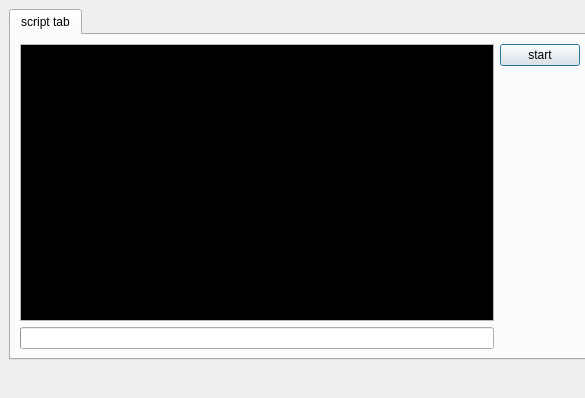
<?xml version="1.0" encoding="UTF-8"?>
<ui version="4.0">
 <class>Dialog</class>
 <widget class="QDialog" name="Dialog">
  <property name="geometry">
   <rect>
    <x>0</x>
    <y>0</y>
    <width>585</width>
    <height>398</height>
   </rect>
  </property>
  <property name="windowTitle">
   <string>dialog</string>
  </property>
  <widget class="QTabWidget" name="TabWidget">
   <property name="geometry">
    <rect>
     <x>9</x>
     <y>9</y>
     <width>582</width>
     <height>351</height>
    </rect>
   </property>
   <property name="currentIndex">
    <number>0</number>
   </property>
   <widget class="QWidget" name="tab">
    <property name="autoFillBackground">
     <bool>false</bool>
    </property>
    <property name="styleSheet">
     <string notr="true"/>
    </property>
    <attribute name="title">
     <string>script tab</string>
    </attribute>
    <layout class="QGridLayout" name="gridLayout" columnstretch="1,0">
     <item row="1" column="1">
      <spacer name="verticalSpacer">
       <property name="orientation">
        <enum>Qt::Vertical</enum>
       </property>
       <property name="sizeHint" stdset="0">
        <size>
         <width>20</width>
         <height>40</height>
        </size>
       </property>
      </spacer>
     </item>
     <item row="0" column="0" rowspan="2">
      <widget class="QTextEdit" name="TextEdit1">
       <property name="palette">
        <palette>
         <active>
          <colorrole role="Text">
           <brush brushstyle="SolidPattern">
            <color alpha="255">
             <red>0</red>
             <green>255</green>
             <blue>0</blue>
            </color>
           </brush>
          </colorrole>
          <colorrole role="Base">
           <brush brushstyle="SolidPattern">
            <color alpha="255">
             <red>0</red>
             <green>0</green>
             <blue>0</blue>
            </color>
           </brush>
          </colorrole>
         </active>
         <inactive>
          <colorrole role="Text">
           <brush brushstyle="SolidPattern">
            <color alpha="255">
             <red>0</red>
             <green>255</green>
             <blue>0</blue>
            </color>
           </brush>
          </colorrole>
          <colorrole role="Base">
           <brush brushstyle="SolidPattern">
            <color alpha="255">
             <red>0</red>
             <green>0</green>
             <blue>0</blue>
            </color>
           </brush>
          </colorrole>
         </inactive>
         <disabled>
          <colorrole role="Text">
           <brush brushstyle="SolidPattern">
            <color alpha="255">
             <red>120</red>
             <green>120</green>
             <blue>120</blue>
            </color>
           </brush>
          </colorrole>
          <colorrole role="Base">
           <brush brushstyle="SolidPattern">
            <color alpha="255">
             <red>240</red>
             <green>240</green>
             <blue>240</blue>
            </color>
           </brush>
          </colorrole>
         </disabled>
        </palette>
       </property>
      </widget>
     </item>
     <item row="0" column="1">
      <widget class="QPushButton" name="StartButton">
       <property name="text">
        <string>start</string>
       </property>
      </widget>
     </item>
     <item row="2" column="0">
      <widget class="QProgressBar" name="ProgressBar">
       <property name="value">
        <number>0</number>
       </property>
       <property name="textVisible">
        <bool>false</bool>
       </property>
      </widget>
     </item>
    </layout>
   </widget>
  </widget>
 </widget>
 <resources/>
 <connections/>
</ui>
